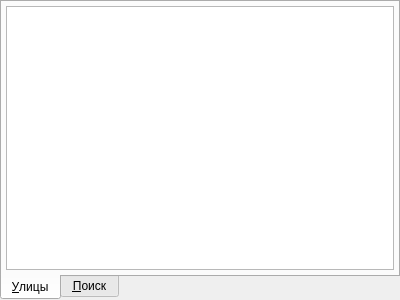
<?xml version="1.0" encoding="UTF-8"?>
<ui version="4.0">
 <class>KLADRStreetPopup</class>
 <widget class="QWidget" name="KLADRStreetPopup">
  <property name="geometry">
   <rect>
    <x>0</x>
    <y>0</y>
    <width>400</width>
    <height>300</height>
   </rect>
  </property>
  <property name="windowTitle">
   <string>Form</string>
  </property>
  <layout class="QGridLayout">
   <property name="leftMargin">
    <number>0</number>
   </property>
   <property name="topMargin">
    <number>0</number>
   </property>
   <property name="rightMargin">
    <number>0</number>
   </property>
   <property name="bottomMargin">
    <number>0</number>
   </property>
   <property name="spacing">
    <number>0</number>
   </property>
   <item row="0" column="0">
    <widget class="QTabWidget" name="tabWidget">
     <property name="tabPosition">
      <enum>QTabWidget::South</enum>
     </property>
     <property name="tabShape">
      <enum>QTabWidget::Rounded</enum>
     </property>
     <property name="currentIndex">
      <number>0</number>
     </property>
     <widget class="QWidget" name="tabList">
      <attribute name="title">
       <string>&amp;Улицы</string>
      </attribute>
      <layout class="QVBoxLayout">
       <property name="spacing">
        <number>4</number>
       </property>
       <property name="leftMargin">
        <number>4</number>
       </property>
       <property name="topMargin">
        <number>4</number>
       </property>
       <property name="rightMargin">
        <number>4</number>
       </property>
       <property name="bottomMargin">
        <number>4</number>
       </property>
       <item>
        <widget class="CStreetListView" name="listView"/>
       </item>
      </layout>
     </widget>
     <widget class="QWidget" name="tabSearch">
      <attribute name="title">
       <string>&amp;Поиск</string>
      </attribute>
      <layout class="QGridLayout">
       <property name="leftMargin">
        <number>4</number>
       </property>
       <property name="topMargin">
        <number>4</number>
       </property>
       <property name="rightMargin">
        <number>4</number>
       </property>
       <property name="bottomMargin">
        <number>4</number>
       </property>
       <property name="spacing">
        <number>4</number>
       </property>
       <item row="0" column="0">
        <widget class="QLineEdit" name="edtWords"/>
       </item>
       <item row="0" column="1">
        <widget class="QToolButton" name="btnSearch">
         <property name="text">
          <string>...</string>
         </property>
        </widget>
       </item>
       <item row="1" column="0" colspan="2">
        <widget class="CStreetSearchResult" name="tblSearchResult"/>
       </item>
      </layout>
     </widget>
    </widget>
   </item>
  </layout>
 </widget>
 <customwidgets>
  <customwidget>
   <class>CStreetSearchResult</class>
   <extends>QTableView</extends>
   <header>KLADRViews.h</header>
  </customwidget>
  <customwidget>
   <class>CStreetListView</class>
   <extends>QListView</extends>
   <header>KLADRViews.h</header>
  </customwidget>
 </customwidgets>
 <resources/>
 <connections/>
</ui>
